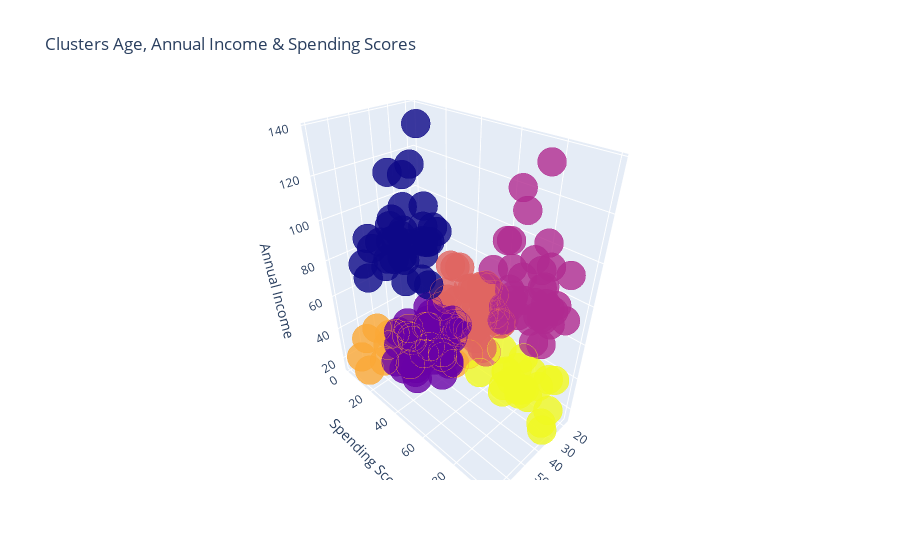

Notebook cell for this chart:
### Code cell
trace1 = go.Scatter3d(
    x= df['Age'],
    y= df['Spending Score (1-100)'],
    z= df['Annual Income (k$)'],
    mode='markers',
     marker=dict(
        color = df['cluster'], 
        size= 10,
        line=dict(
            color= df['cluster'],
            width= 12
        ),
        opacity=0.8
     )
)
data = [trace1]
layout = go.Layout(
    title= 'Clusters Age, Annual Income & Spending Scores',
    scene = dict(
            xaxis = dict(title  = 'Age'),
            yaxis = dict(title  = 'Spending Score'),
            zaxis = dict(title  = 'Annual Income')
        )
)
fig = go.Figure(data=data, layout=layout)
py.offline.iplot(fig)

### Figure 1 — Plotly figure (JSON) as saved in the notebook; plotly's stock layout.template omitted (floating-point values rounded to 4 significant figures; data arrays with more than 128 entries replaced by an {"elided": "..."} marker saying what was removed)
{"data": [{"marker": {"color": {"elided": "200 int values"}, "line": {"color": {"elided": "200 int values"}, "width": 12}, "opacity": 0.8, "size": 10}, "mode": "markers", "type": "scatter3d", "x": {"elided": "200 int values"}, "y": {"elided": "200 int values"}, "z": {"elided": "200 int values"}}], "layout": {"scene": {"xaxis": {"title": {"text": "Age"}}, "yaxis": {"title": {"text": "Spending Score"}}, "zaxis": {"title": {"text": "Annual Income"}}}, "title": {"text": "Clusters Age, Annual Income & Spending Scores"}}}
